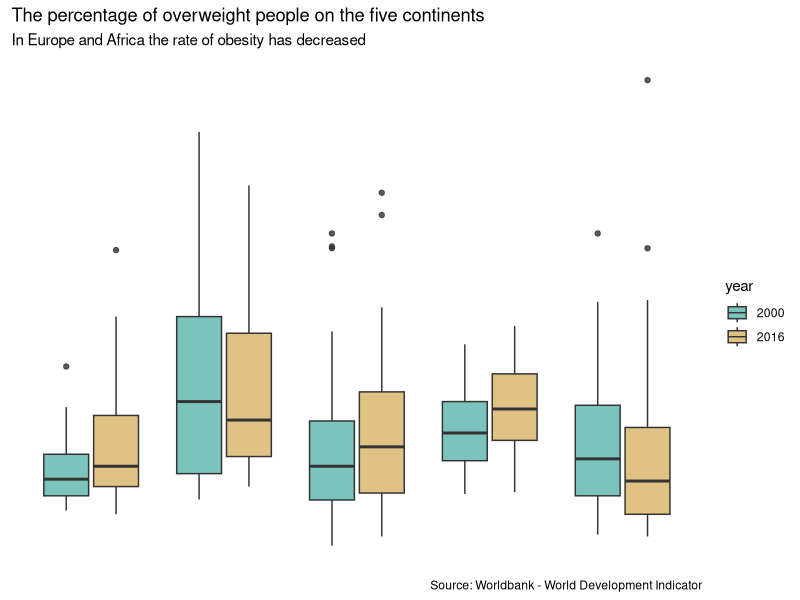

Recreate this plot in R.
library(tidyverse)

world_bank_countries <- read_csv("data/world_bank_countries.csv")

# https://ggplot2tor.com/theme

world_bank_countries %>% 
  filter(year %in% c(2000, 2016)) %>% 
  mutate(
    year = year %>% as_factor,
    continent = continent %>% as_factor %>% 
      fct_relevel("Oceania", "Europe", "Asia", 
                  "Americas", "Africa")) %>%
  ggplot(aes(x = continent, 
             y = overweight,
             fill = year)) + 
  geom_boxplot(width = 0.75, 
               alpha = .8,
               position = position_dodge2(padding = 0.1)) +
  scale_fill_manual(values = c("#5ab4ac", "#d8b365")) +
  scale_y_continuous(name = "overweight Prevalence") +
  scale_x_discrete(name = "Continent") +
  theme(
    # Code goes here
    panel.background = element_blank(),
    axis.text = element_blank(),
    axis.title = element_blank(),
    axis.ticks = element_blank()
  ) +
  labs(
    title = "The percentage of overweight people on the five continents",
    subtitle = "In Europe and Africa the rate of obesity has decreased",
    caption = "Source: Worldbank - World Development Indicator"
  )
